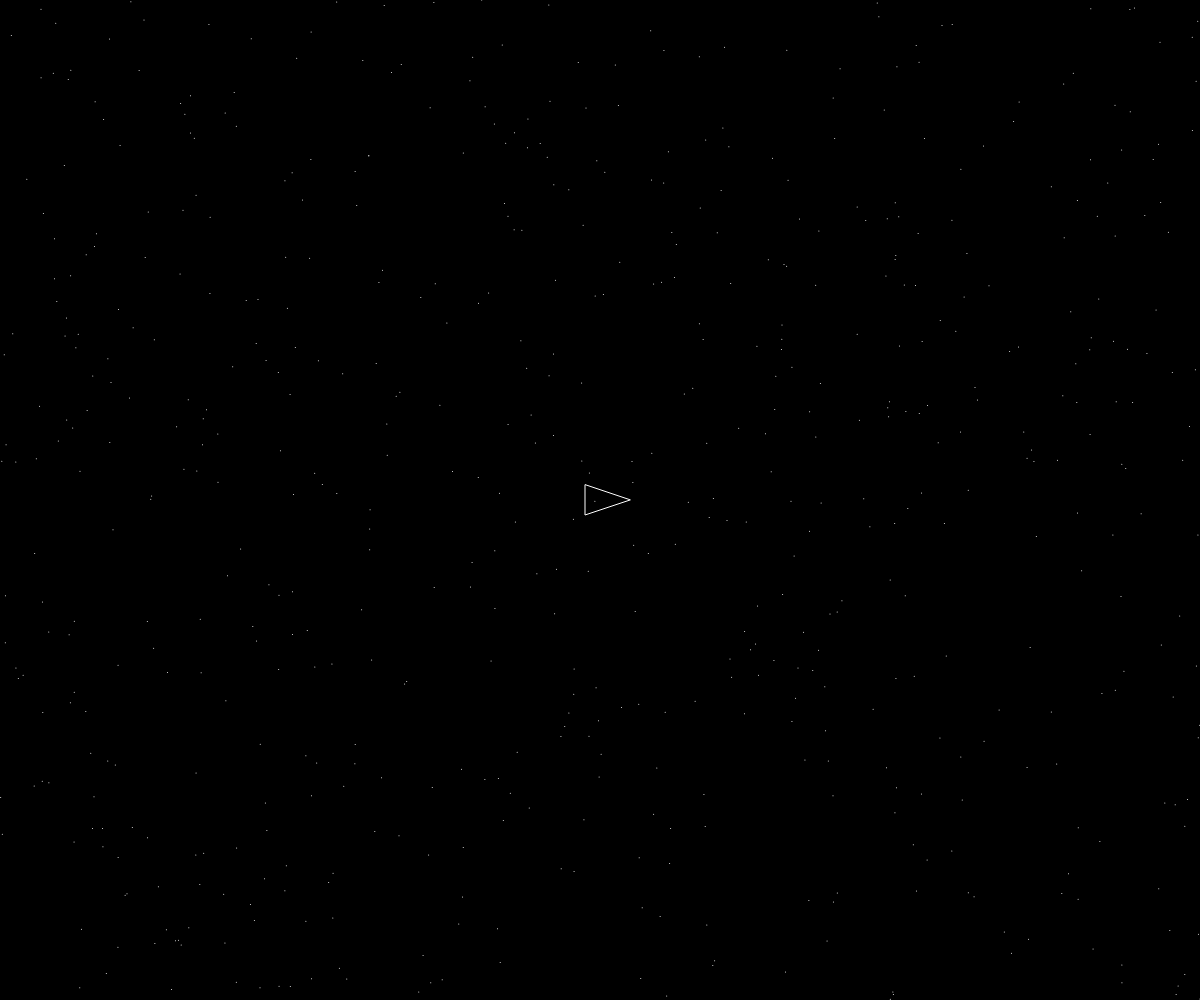
Frame 1 (no input)
Frame 60 (no input): identical to frame 1, image omitted
Frame 120 (the mouse pressed at the canvas centre since frame 60): identical to frame 1, image omitted

The p5.js sketch that drew this single still picture (run headless with seeded random() and noise() and a simulated clock; from frame 60 on, the mouse is pressed at the canvas centre):

// p5.js sketch
// ── sketch.js
let ship;
const starPositions = [];

function setup() {
  createCanvas(windowWidth, windowHeight);

  ship = new Ship();
}

function draw() {
  background(0);
  // DRAWS BACKGROUND STARS
  drawBackground();

  if (keyIsDown(RIGHT_ARROW) || keyIsDown(DOWN_ARROW)) {
    ship.angle += 0.1;
  }

  if (keyIsDown(LEFT_ARROW) || keyIsDown(UP_ARROW)) {
    ship.angle -= 0.1;
  }
  ship.createAsteroid();
  ship.update();
  ship.checkEdges();
  ship.show();
}

function keyPressed(val) {
  if (val.code === 'Space') {
    ship.vel.mult(0);
    const vect = p5.Vector.fromAngle(ship.angle, 2);
    ship.applyForce(vect);
  }

  if (val.key === 'z') {
    ship.shootBall();
  }

  if (val.key === 'x') {
    ship.createAsteroid();
  }
}

function drawBackground() {
  if (!starPositions.length) {
    let numOfStars = width / 2;

    while (numOfStars >= 0) {
      const x = random(width);
      const y = random(height);
      starPositions.push(createVector(x, y));
      push();
      stroke(255);
      strokeWeight(1);
      point(x, y);
      pop();

      numOfStars--;
    }
  } else {
    for (let i = 0; i < starPositions.length; i++) {
      const star = starPositions[i];
      push();
      stroke(255);
      strokeWeight(1);
      point(star.x, star.y);
      pop();
    }
  }
}

// ── Ship.js
class Ship {
  balls = [];
  asteroids = [];
  constructor() {
    this.pos = createVector(width / 2, height / 2);
    this.acc = createVector();
    this.vel = createVector();
    this.angle = 0;
    this.counter = 0;
  }

  update() {
    this.vel.add(this.acc);
    this.pos.add(this.vel);
    this.acc.mult(0);
    this.counter++;
    if (this.counter >= 10000) {
      this.counter = 0;
    }
  }

  show() {
    push();
    translate(this.pos.x, this.pos.y);
    noFill();
    stroke(255);
    strokeWeight(1);
    rotate(this.angle);
    triangle(-15, -15, -15, 15, 30, 0);
    pop();

    // BULLETS
    if (this.balls.length) {
      for (let i = 0; i < this.balls.length; i++) {
        const ball = this.balls[i];
        ball.add(ball.angle);
        push();
        stroke(255, 0, 0);
        strokeWeight(4);
        point(ball.x, ball.y);
        pop();

        if (ball.x > width || ball.x < 0) {
          this.balls.splice(i, 1);
        }

        if (ball.y < 0 || ball.y > height) {
          this.balls.splice(i, 1);
        }
      }
    }

    //ASTEROIDS
    if (this.asteroids.length) {
      for (let i = 0; i < this.asteroids.length; i++) {
        const roid = this.asteroids[i];
        const diretion = p5.Vector.sub(this.pos, roid);
        diretion.setMag(1);
        push();
        noFill();
        stroke(255);
        strokeWeight(1);
        ellipse(roid.x, roid.y, roid.r * 2, roid.r * 2);
        pop();
        roid.add(diretion);
      }
    }
  }

  checkEdges() {
    if (this.pos.x > width) {
      this.pos.x = 0;
    }
    if (this.pos.x < 0) {
      this.pos.x = width;
    }
    if (this.pos.y > height) {
      this.pos.y = 0;
    }
    if (this.pos.y < 0) {
      this.pos.y = height;
    }
  }

  applyForce(force) {
    this.acc.add(force);
  }

  shootBall() {
    const vec = createVector(this.pos.x, this.pos.y);
    vec.angle = p5.Vector.fromAngle(this.angle, 3.2);
    this.balls.push(vec);
  }

  createAsteroid() {
    if (this.counter % 200 === 0) {
      const roid = createVector(random(-width / 2, 0), random(-height / 2, 0));
      roid.r = random(10, 32);
      this.asteroids.push(roid);
    }
  }
}
